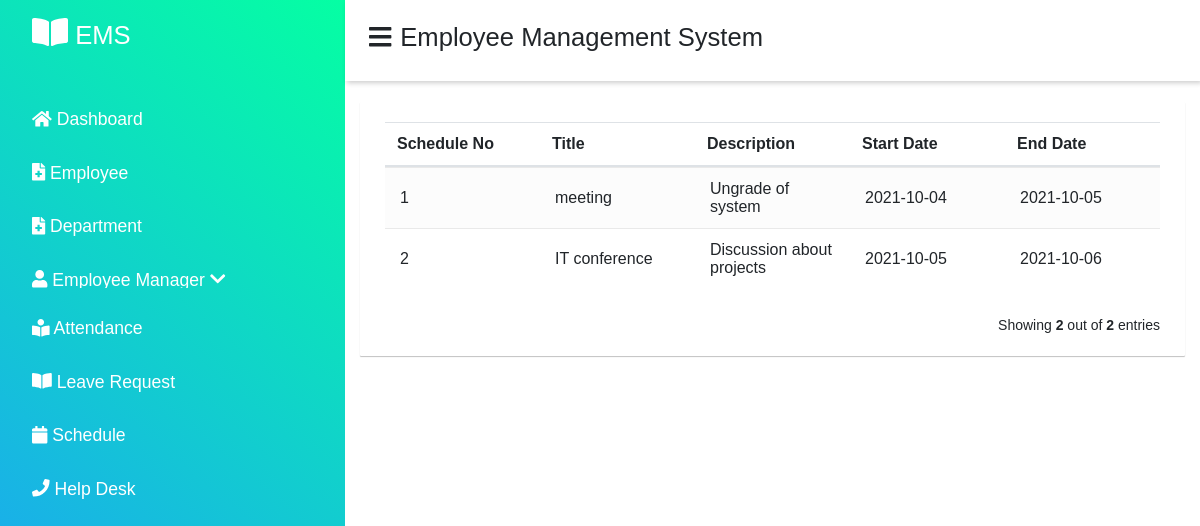
The app's page /view-calender.php with its own data.
### tables this page shows
CREATE TABLE `event` (
  `id` int(100) NOT NULL,
  `title` varchar(500) NOT NULL,
  `description` text NOT NULL,
  `start` date NOT NULL,
  `stime` varchar(12) NOT NULL,
  `end` date NOT NULL,
  `ftime` time(6) NOT NULL,
  `status` tinyint(1) NOT NULL
);

### view-calender.php (the view, shortened to what this page needs)
<?php
 include 'Database/connect.php';
 $result = mysqli_query($conn,"SELECT * FROM event");
 $count = mysqli_num_rows($result);
 ?>
<html>
  <head>
         <link rel="stylesheet" href="CSS/style.css">
         <link rel="stylesheet" href="CSS/bootstrap.min.css">
    </head>
<body>
    <div class="sidebar">
        <div class="sidebar-brand">
            <h2><span class="fa fa-book-open"></span><small width="12px">  EMS</small></h2>
        </div>
        <div class="sidebar-menu">
           <ul>
             <li>
                   <a href="Dashboard.php" ><span class="fa fa-home"></span>
                   <span>Dashboard</span></a>
               </li>
               <li>
                   <a href="employee.php"  ><span class="fa fa-file-medical"></span>
                   <span>Employee</span></a>
               </li>
               <li>
                   <a href="department.php"><span class="fa fa-file-medical"></span>
                   <span>Department</span></a>
               </li>
               <li>
                   <div class="sidebar-dropdown">
                   <a href=""><span class="fa fa-user"></span>
                   <span>Employee Manager</span>
                       <span class="fa fa-chevron-down"></span>
                       </a>
                    </div>
               </li>
               <li>
                   <a href="attendance.php"><span class="fa fa-book-reader"></span>
                   <span>Attendance</span></a>
               </li>
               <li>
                   <a href="leave.php"><span class="fa fa-book-open"></span>
                   <span>Leave Request</span></a>
               </li>
               <li>
                   <a href="schedule.php"><span class="fa fa-calendar"></span>
                   <span>Schedule</span></a>
               </li>
               <li>
                   <a href="helpdesk.php"><span class="fa fa-phone"></span>
                   <span>Help Desk</span></a>
               </li>
          </ul>
        </div>
    </div>
    <div class="main-content">
       <header>
             <h2 width="19px" height="30px">
             <label for="nav-toggle">
                <small><span class="fa fa-bars"></span></small>
             </label>
                <small> Employee Management System</small>
                 </h2>
        </header>
<br>
<br><br>
  <div class="container">
   <div class="table-wrapper">
       <table div class="table table-striped table-hover " id="myTable" >
		    <thead>
			   <tr>
		    <th>Schedule No</th>
			<th>Title</th>
            <th>Description</th>
			<th>Start Date</th>
			<th>End Date</th>
		 </tr>
			</thead>
			   <tbody>
			     <?php
			       while($row =mysqli_fetch_array($result))
				   {
			         $id    = $row["id"];
					 $title  = $row["title"];
                     $description = $row['description'];
					 $start    = $row["start"];
					 $end   = $row["end"];
					  ?>
				   <tr>
				     <td><?php echo $id  ?></td>
			         <td><?php echo $title ?></td>
                     <td><?php echo $description ?></td>
			         <td><?php echo $start ?></td>
			         <td><?php echo $end  ?></td>
				   </tr>
				    <?php
					 }
					?>
			   </tbody>
		  </table>
		     <div class="clearfix">
			     <div class="hint-text">Showing <b> <?php echo $count ?></b> out of<b> <?php echo $count ?></b> entries</div>
				 </div>
			 </div>
		  </div>
  </div>
</body>
    </html>

### CSS/style.css (style rules this page uses)
:root { --main-color: #FFA500; --color-dark: #1D2231; --text-grey: #8390A2; --white : #fff; }
* { padding: 0; margin: 0; box-sizing: border-box; list-style-type: none; text-decoration: none; font-family: 'Poppins', sans-serif; }
.sidebar { width: 345px; position: fixed; left: 0; top: 0; height: 100%; background: linear-gradient(40deg,#2096ff,#05ffa3 )!important; z-index: 100; transition: width 300ms; }
.sidebar-brand { height: 90px; padding: 1rem 0rem 1rem 2rem; color: #fff; }
.sidebar-menu { margin-top: 1rem; }
.sidebar-menu li { width: 100%; margin-bottom: 1.7rem; padding-left: 1rem; }
.sidebar-menu a { padding-left: 1rem; display: block; color: #fff; font-size: 1.1rem; }
.main-content { transition: margin-left 300ms; margin-left: 345px; }
header { background: #fff; display: flex; justify-content: space-between; padding: 1rem 1.5rem; box-shadow: 2px 2px 5px rgba(0,0,0,0.2); position: fixed; left: 345px; width: calc(100% - 345px); top: 0; z-index: 100; transition: width 300ms; }
.sidebar-dropdown { overflow: hidden; max-height: 21px; transition: .4s ease-in-out; }
.fa-chevron-down { margin-left: auto; }
.table-wrapper { background: #fff; padding: 20px 25px; margin: 30px 0; border-radius: 1px; box-shadow: 0 1px 1px rgba(0,0,0,0.247); }
table-title tr th,table.table tr td { border-color: #e9e9e9; padding: 12px 15px; vertical-align: middle; }
table.table-striped tbody tr:nth-of-type(odd) { background-color: #fcfcfc; }
.table-wrapper { overflow-x:Scroll; }
table { display:flex; flex-flow:column; width:100%; }
thead { flex:0 0 auto; }
tbody { flex:1 1 auto; overflow-y:hidden; display:block; }
tr { width:100%; height:100%; display:table; table-layout:fixed; }
.hint-text { float: right; margin-top: 10px; font-size: 14px; }

### records on screen
event: id "1", title "meeting", description "Ungrade of system", start "2021-10-04", end "2021-10-05"
event: id "2", title "IT conference", description "Discussion about projects", start "2021-10-05", end "2021-10-06"

### other values on screen
$count "2"
